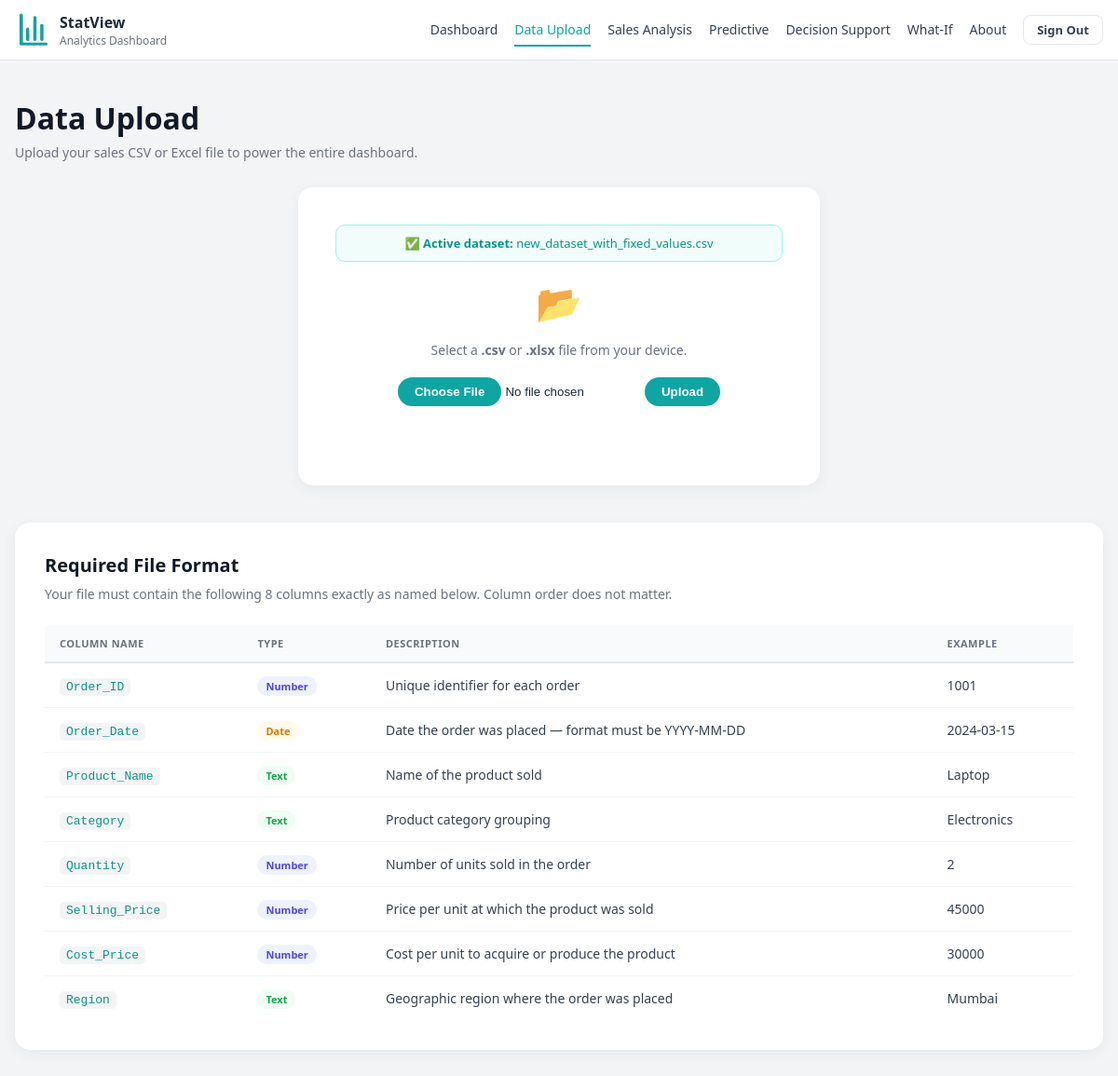
The page /upload-page (signed in) on the database as committed earlier.
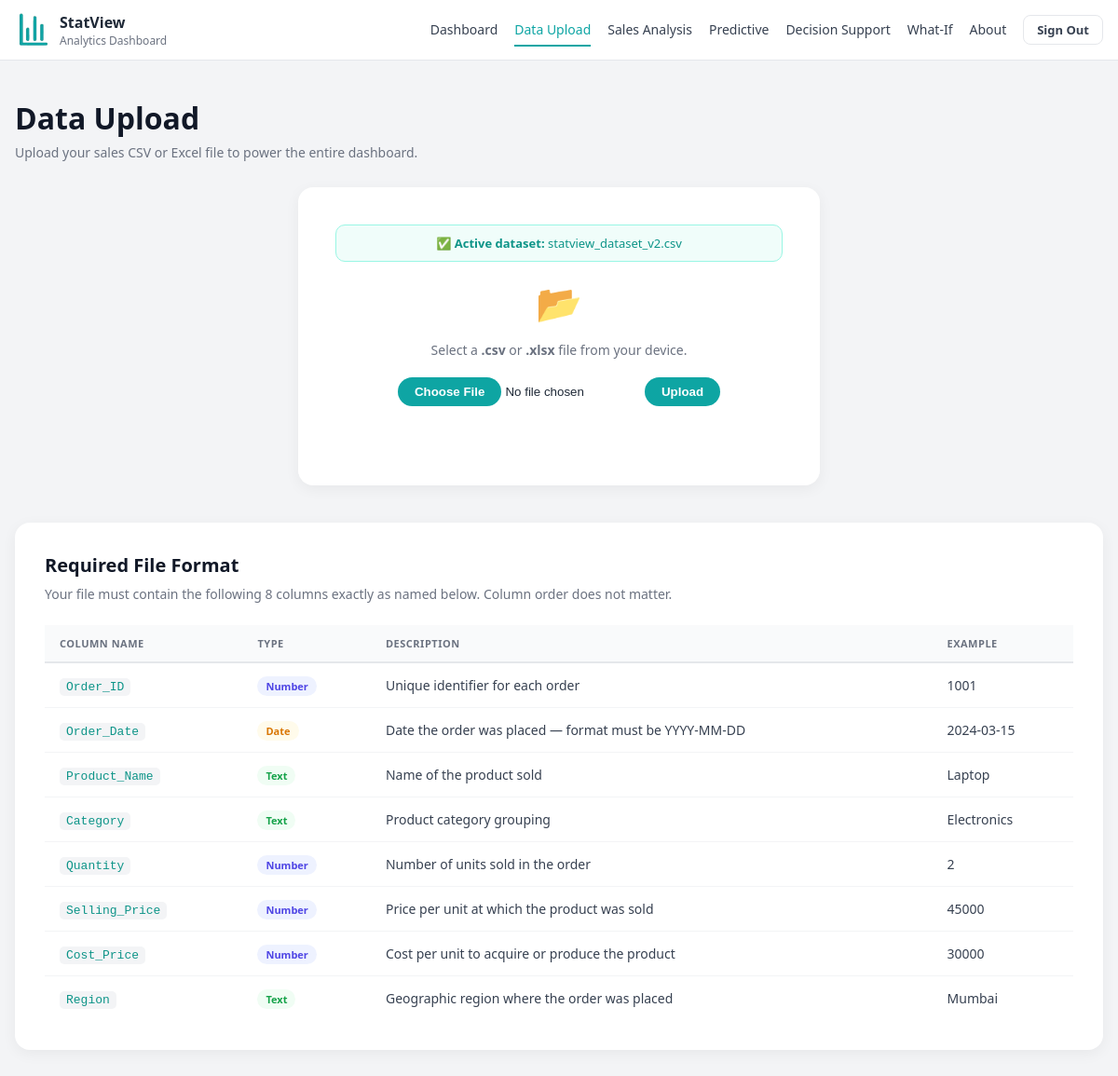
The same page on the database as committed later.
### tables this page shows
CREATE TABLE users (
                id       INTEGER PRIMARY KEY AUTOINCREMENT,
                email    TEXT UNIQUE NOT NULL,
                password TEXT NOT NULL,
                filename TEXT
            );

### app.py (the view)
@app.route("/upload-page")
@login_required
def upload_page():
    user     = current_user()
    has_file = bool(user and user["filename"])
    return render_template("upload.html",
                           user_email=session.get("user_email"),
                           has_file=has_file,
                           filename=user["filename"] if has_file else None)

### app.py (called while the page is built)
def get_db():
    conn = sqlite3.connect(DB_PATH)
    conn.row_factory = sqlite3.Row
    return conn

def login_required(f):
    @functools.wraps(f)
    def decorated(*args, **kwargs):
        if "user_id" not in session:
            return redirect(url_for("login"))
        return f(*args, **kwargs)
    return decorated

def current_user():
    if "user_id" not in session:
        return None
    with get_db() as conn:
        return conn.execute(
            "SELECT * FROM users WHERE id = ?", (session["user_id"],)
        ).fetchone()

### templates/upload.html (shortened to what this page needs)
<!doctype html>
<html lang="en">
<head>
<link rel="stylesheet" href="{{ url_for('static', filename='styles.css') }}">
</head>
<body>
<header class="sv-navbar">
  <div class="sv-nav-inner">
    <div class="sv-brand">
      <div class="sv-logo">
        <img src="{{ url_for('static', filename='images/logo.png') }}" width="80%">
      </div>
      <div>
        <div class="sv-title">StatView</div>
        <div class="sv-subtitle">Analytics Dashboard</div>
      </div>
    </div>
    <nav class="sv-links">
      <a href="{{ url_for('home') }}">Dashboard</a>
      <a href="{{ url_for('upload_page') }}" class="active">Data Upload</a>
      <a href="{{ url_for('sales') }}">Sales Analysis</a>
      <a href="{{ url_for('predictive') }}">Predictive</a>
      <a href="{{ url_for('decision') }}">Decision Support</a>
      <a href="{{ url_for('whatif') }}">What-If</a>
      <a href="{{ url_for('about') }}">About</a>
      <a href="{{ url_for('logout') }}"
         style="font-size:13px; font-weight:600; color:#374151; text-decoration:none;
                border:1.5px solid #e5e7eb; border-radius:8px; padding:6px 14px;
                transition:border-color 0.2s, color 0.2s;"
         onmouseover="this.style.borderColor='#0ea5a4';this.style.color='#0ea5a4';"
         onmouseout="this.style.borderColor='#e5e7eb';this.style.color='#374151';">
        Sign Out
      </a>
    </nav>
  </div>
</header>
<main class="container">
  <div class="sa-page-header">
    <div>
      <h1 class="sa-title">Data Upload</h1>
      <p class="sa-subtitle">Upload your sales CSV or Excel file to power the entire dashboard.</p>
    </div>
  </div>
  <div class="upload-card">
    {% if has_file %}
    <div style="background:#f0fdfa; border:1.5px solid #99f6e4; border-radius:10px;
                padding:10px 14px; margin-bottom:16px; font-size:13px; color:#0d9488;">
      ✅ <strong>Active dataset:</strong> {{ filename }}
    </div>
    {% endif %}
    <div class="upload-icon">📂</div>
    <p class="upload-instructions">Select a <strong>.csv</strong> or <strong>.xlsx</strong> file from your device.</p>
    <div class="upload-row">
      <input type="file" id="fileInput" accept=".csv,.xlsx">
      <button onclick="uploadFile()">Upload</button>
    </div>
    <p class="upload-status" id="uploadStatus"></p>
  </div>
  <div class="schema-section">
    <h2 class="schema-title">Required File Format</h2>
    <p class="schema-desc">Your file must contain the following 8 columns exactly as named below. Column order does not matter.</p>
    <div class="schema-table-wrap">
      <table class="schema-table">
        <thead>
          <tr>
            <th>Column Name</th>
            <th>Type</th>
            <th>Description</th>
            <th>Example</th>
          </tr>
        </thead>
        <tbody>
          <tr>
            <td><code>Order_ID</code></td>
            <td><span class="type-badge type-num">Number</span></td>
            <td>Unique identifier for each order</td>
            <td>1001</td>
          </tr>
          <tr>
            <td><code>Order_Date</code></td>
            <td><span class="type-badge type-date">Date</span></td>
            <td>Date the order was placed — format must be YYYY-MM-DD</td>
            <td>2024-03-15</td>
          </tr>
          <tr>
            <td><code>Product_Name</code></td>
            <td><span class="type-badge type-text">Text</span></td>
            <td>Name of the product sold</td>
            <td>Laptop</td>
          </tr>
          <tr>
            <td><code>Category</code></td>
            <td><span class="type-badge type-text">Text</span></td>
            <td>Product category grouping</td>
            <td>Electronics</td>
          </tr>
          <tr>
            <td><code>Quantity</code></td>
            <td><span class="type-badge type-num">Number</span></td>
            <td>Number of units sold in the order</td>
            <td>2</td>
          </tr>
          <tr>
            <td><code>Selling_Price</code></td>
            <td><span class="type-badge type-num">Number</span></td>
            <td>Price per unit at which the product was sold</td>
            <td>45000</td>
          </tr>
          <tr>
            <td><code>Cost_Price</code></td>
            <td><span class="type-badge type-num">Number</span></td>
            <td>Cost per unit to acquire or produce the product</td>
            <td>30000</td>
          </tr>
          <tr>
            <td><code>Region</code></td>
            <td><span class="type-badge type-text">Text</span></td>
            <td>Geographic region where the order was placed</td>
            <td>Mumbai</td>
          </tr>
        </tbody>
      </table>
    </div>
  </div>
</main>
</body>
</html>

### static/styles.css (style rules this page uses)
* { box-sizing: border-box; }
body { margin: 0; font-family: "Segoe UI",sans-serif; background: #f3f4f6; color: #1f2937; scroll-behavior: smooth; }
.container { max-width: 1300px; margin: 0 auto; padding: 40px 16px 80px; }
.sv-navbar { position: sticky; top: 0; background: white; border-bottom: 1px solid #e5e7eb; backdrop-filter: blur(6px); z-index: 100; }
.sv-nav-inner { max-width: 1200px; margin: 0 auto; padding: 12px 16px; display: flex; align-items: center; justify-content: space-between; }
.sv-brand { display: flex; align-items: center; gap: 8px; }
.sv-logo { height: 40px; width: 40px; border-radius: 12px; background: #FFFFFF; display: grid; place-items: center; }
.sv-title { font-size: 16px; font-weight: 600; }
.sv-subtitle { font-size: 12px; color: #6b7280; }
.sv-links { display: flex; gap: 18px; }
.sv-links a { position: relative; text-decoration: none; font-size: 14px; color: #374151; padding: 6px 0; transition: color 0.2s ease; }
.sv-links a::after { content: ""; position: absolute; left: 0; bottom: -2px; width: 0%; height: 2px; background: #0ea5a4; transition: width 0.3s ease; }
.sv-links a:hover::after, .sv-links a.active::after { width: 100%; }
.sv-links a:hover, .sv-links a.active { color: #0ea5a4; }
.sa-page-header { display: flex; align-items: flex-end; justify-content: space-between; margin-bottom: 28px; flex-wrap: wrap; gap: 12px; }
.sa-title { font-size: 32px; font-weight: 800; color: #111827; margin: 0; }
.sa-subtitle { font-size: 14px; color: #6b7280; margin: 6px 0 0 0; }
.upload-row input[type="file"]::file-selector-button, .upload-row button { background: linear-gradient(135deg, #0ea5a4, #0ea5a2); border: none; color: white; padding: 8px 18px; border-radius: 20px; font-weight: bold; cursor: pointer; transition: 0.3s; }
.upload-card { background: white; border-radius: 16px; padding: 40px; box-shadow: 0 4px 16px rgba(0,0,0,0.05); text-align: center; max-width: 560px; margin-bottom: 40px; margin-left: auto; margin-right: auto; }
.upload-icon { font-size: 40px; margin-bottom: 12px; }
.upload-instructions { font-size: 14px; color: #6b7280; margin-bottom: 20px; }
.upload-row { display: flex; align-items: center; justify-content: center; gap: 12px; flex-wrap: wrap; }
.upload-status { margin-top: 14px; font-size: 13px; min-height: 18px; }
.schema-section { background: white; border-radius: 16px; padding: 32px; box-shadow: 0 4px 16px rgba(0,0,0,0.05); }
.schema-title { font-size: 20px; font-weight: 700; color: #111827; margin: 0 0 8px 0; }
.schema-desc { font-size: 14px; color: #6b7280; margin: 0 0 24px 0; }
.schema-table-wrap { overflow-x: auto; }
.schema-table { width: 100%; border-collapse: collapse; font-size: 14px; }
.schema-table thead tr { background: #f9fafb; border-bottom: 2px solid #e5e7eb; }
.schema-table th { text-align: left; padding: 12px 16px; font-size: 11px; font-weight: 700; color: #6b7280; text-transform: uppercase; letter-spacing: 0.5px; }
.schema-table td { padding: 14px 16px; border-bottom: 1px solid #f3f4f6; color: #374151; vertical-align: middle; }
.schema-table tbody tr:last-child td { border-bottom: none; }
.schema-table code { background: #f3f4f6; padding: 2px 7px; border-radius: 5px; font-size: 13px; color: #0d9488; font-family: monospace; }
.type-badge { font-size: 11px; font-weight: 600; padding: 3px 9px; border-radius: 20px; }
.type-num { background: #eef2ff; color: #4f46e5; }
.type-text { background: #f0fdf4; color: #16a34a; }
.type-date { background: #fffbeb; color: #d97706; }

Rows that differ between the two databases and show on the page:
changed users: filename "new_dataset_with_fixed_values.csv" → "statview_dataset_v2.csv"
